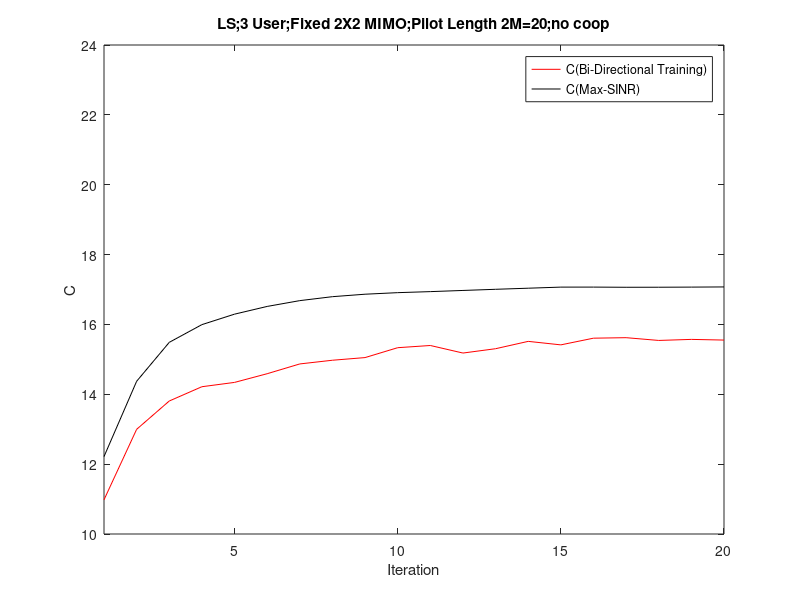

Write MATLAB code to recreate this figure.
%3 user, 2X2 MIMO Channel
%All Channels(without cooperation)
%calculate MSE
%LS Filter
%add realization function
clc
clear


sigma = sqrt(10^(-3));

FilterLength = 10; %FilterLength
Realization=100;


for R=1:Realization
        
        R
        
        H{1,1}=(1/sqrt(2))*[randn(1,1)+1i*randn(1,1) randn(1,1)+1i*randn(1,1);randn(1,1)+1i*randn(1,1) randn(1,1)+1i*randn(1,1)];
        H{1,2}=0.8*(1/sqrt(2))*[randn(1,1)+1i*randn(1,1) randn(1,1)+1i*randn(1,1);randn(1,1)+1i*randn(1,1) randn(1,1)+1i*randn(1,1)];
        H{2,1}=0.8*(1/sqrt(2))*[randn(1,1)+1i*randn(1,1) randn(1,1)+1i*randn(1,1);randn(1,1)+1i*randn(1,1) randn(1,1)+1i*randn(1,1)];
        H{2,2}=(1/sqrt(2))*[randn(1,1)+1i*randn(1,1) randn(1,1)+1i*randn(1,1);randn(1,1)+1i*randn(1,1) randn(1,1)+1i*randn(1,1)];
        H{3,3}=(1/sqrt(2))*[randn(1,1)+1i*randn(1,1) randn(1,1)+1i*randn(1,1);randn(1,1)+1i*randn(1,1) randn(1,1)+1i*randn(1,1)];
        H{1,3}=0.8*(1/sqrt(2))*[randn(1,1)+1i*randn(1,1) randn(1,1)+1i*randn(1,1);randn(1,1)+1i*randn(1,1) randn(1,1)+1i*randn(1,1)];
        H{2,3}=0.8*(1/sqrt(2))*[randn(1,1)+1i*randn(1,1) randn(1,1)+1i*randn(1,1);randn(1,1)+1i*randn(1,1) randn(1,1)+1i*randn(1,1)];
        H{3,1}=0.8*(1/sqrt(2))*[randn(1,1)+1i*randn(1,1) randn(1,1)+1i*randn(1,1);randn(1,1)+1i*randn(1,1) randn(1,1)+1i*randn(1,1)];
        H{3,2}=0.8*(1/sqrt(2))*[randn(1,1)+1i*randn(1,1) randn(1,1)+1i*randn(1,1);randn(1,1)+1i*randn(1,1) randn(1,1)+1i*randn(1,1)];

        Z{1,1}=H{1,1}';
        Z{1,2}=H{2,1}';
        Z{2,1}=H{1,2}';
        Z{2,2}=H{2,2}';
        Z{3,3}=H{3,3}';
        Z{3,1}=H{1,3}';
        Z{3,2}=H{2,3}';
        Z{1,3}=H{3,1}';
        Z{2,3}=H{3,2}';

        for k = 1:3
            gp(:,k)=[randn(1,1)+1i*randn(1,1);randn(1,1)+1i*randn(1,1)];
            gp_w(:,k)=[randn(1,1)+1i*randn(1,1);randn(1,1)+1i*randn(1,1)];
            gc(:,k)=[randn(1,1)+1i*randn(1,1);randn(1,1)+1i*randn(1,1)];
            gc_w(:,k)=[randn(1,1)+1i*randn(1,1);randn(1,1)+1i*randn(1,1)];
            gc(:,k)=gc(:,k)/norm(gc(:,k));
            gc_w(:,k)=gc_w(:,k)/norm(gc_w(:,k));
            gp(:,k)=gp(:,k)/norm(gp(:,k));
            gp_w(:,k)=gp_w(:,k)/norm(gp_w(:,k));
        end


        for iteration = 1:20
    
           
            %Backward Training
            for iter1 = 1:FilterLength

                    for k =1:3
                        if rand-0.5 >= 0
                                    xp_b(k,iter1) = 1;
                                else
                                    xp_b(k,iter1) = -1;
                        end
                    end
                    
                    if rand-0.5 >= 0
                                xc_b(iter1) = 1;
                            else
                                xc_b(iter1) = -1;
                    end
                    
                       
                    for k = 1:3

                                neq_p(:,iter1,k) = [0;0];
                                for j = 1:3
                                    if j~=k; 
                                        neq_p(:,iter1,k) = neq_p(:,iter1,k) + Z{k,j}*gp(:,j)*xp_b(j,iter1);
                                    end
                                end

                                neq_p_w(:,:,k) = [0 0;0 0];
                                for j = 1:3
                                    if j~=k;
                                        neq_p_w(:,:,k) = neq_p_w(:,:,k) + Z{k,j}*gp_w(:,j)*gp_w(:,j)'*Z{k,j}';
                                    end
                                end
                                
                                neq(:,iter1,k) = [0;0];
                                for j = 1:3
                                    if j~=k; 
                                        neq(:,iter1,k) = neq(:,iter1,k) + Z{k,j}*gc(:,j)*xc_b(iter1);
                                    end
                                end

                                neq_w(:,iter1,k) = [0;0];
                                for j = 1:3
                                    if j~=k;
                                        neq_w(:,iter1,k) = neq_w(:,iter1,k) + Z{k,j}*gc_w(:,j);
                                    end
                                end

                                all_w(:,iter1,k) = [0;0];
                                for j = 1:3
                                        all_w(:,iter1,k) = all_w(:,iter1,k) + Z{k,j}*gc_w(:,j);
                                end

                           
                    end
                    
                    for k = 1:3 
                                yb(:,iter1,k) = Z{k,k}*(gp(:,k)*xp_b(k,iter1))...
                                                +neq_p(:,iter1,k)...
                                                +sigma*(1/sqrt(2))*[(randn(1,1)+1i*randn(1,1));(randn(1,1)+1i*randn(1,1))]...
                                                +Z{k,k}*(gc(:,k)*xc_b(iter1))...
                                                +neq(:,iter1,k);
                    end
                           
                    
                    
            end
            
                    for k = 1:3
                            vp_w(:,k) = inv(  Z{k,k}*gp_w(:,k)*gp_w(:,k)'*Z{k,k}'... 
                                            + neq_p_w(:,:,k)...  
                                            + eye(2)*sigma^2 ...
                                            + Z{k,k}*gc_w(:,k)*gc_w(:,k)'*Z{k,k}'...
                                            + neq_w(:,iter1,k)*(neq_w(:,iter1,k))'...
                                            + Z{k,k}*gc_w(:,k)*(neq_w(:,iter1,k))'...
                                            + (Z{k,k}*gc_w(:,k)*(neq_w(:,iter1,k))')'...
                                            ) * (Z{k,k}*gp_w(:,k)); 
                                        
                            vc_w(:,k) = inv(  Z{k,k}*gc_w(:,k)*gc_w(:,k)'*Z{k,k}'  + neq_w(:,iter1,k)*(neq_w(:,iter1,k))'...  
                                        + Z{k,k}*gc_w(:,k)*(neq_w(:,iter1,k))'+ (Z{k,k}*gc_w(:,k)*(neq_w(:,iter1,k))')'...
                                        + eye(2)*sigma^2 ...
                                        + Z{k,k}*gp_w(:,k)*gp_w(:,k)'*Z{k,k}'...
                                        + neq_p_w(:,:,k)...
                                        ) * all_w(:,iter1,k); 
                    end
            
                    for k = 1:3
                    vp(:,k)  = inv(yb(:,:,k)*yb(:,:,k)')*yb(:,:,k)*xp_b(k,:)';
                    vc(:,k)  = inv(yb(:,:,k)*yb(:,:,k)')*yb(:,:,k)*xc_b';
                    end
            
                    for k = 1:3
                    vp(:,k)=vp(:,k)/norm(vp(:,k));
                    vp_w(:,k)=vp_w(:,k)/norm(vp_w(:,k));
                    vc(:,k)=vc(:,k)/norm(vc(:,k));
                    vc_w(:,k)=vc_w(:,k)/norm(vc_w(:,k));
                    end
       

            %Forward Training  
            for iter2 = 1:FilterLength

                    for k = 1:3
                        if rand-0.5 >= 0
                                    xp_f(k,iter2) = 1;
                                else
                                    xp_f(k,iter2) = -1;
                        end
                    end
                    
                    if rand-0.5 >= 0
                                xc_f(iter2) = 1;
                            else
                                xc_f(iter2) = -1;
                    end

                    for k = 1:3

                                neq_p(:,iter2,k) = [0;0];
                                for j = 1:3
                                    if j~=k; 
                                        neq_p(:,iter2,k) = neq_p(:,iter2,k) + H{k,j}*vp(:,j)*xp_f(j,iter2);
                                    end
                                end

                                neq_p_w(:,:,k) = [0 0;0 0];
                                for j = 1:3
                                    if j~=k;
                                        neq_p_w(:,:,k) = neq_p_w(:,:,k) + H{k,j}*vp_w(:,j)*vp_w(:,j)'*H{k,j}';
                                    end
                                end
                                
                                neq(:,iter2,k) = [0;0];
                                for j = 1:3
                                    if j~=k; 
                                        neq(:,iter2,k) = neq(:,iter2,k) + H{k,j}*vc(:,j)*xc_f(iter2);
                                    end
                                end

                                neq_w(:,iter2,k) = [0;0];
                                for j = 1:3
                                    if j~=k;
                                        neq_w(:,iter2,k) = neq_w(:,iter2,k) + H{k,j}*vc_w(:,j);
                                    end
                                end

                                all_w(:,iter2,k) = [0;0];
                                for j = 1:3
                                        all_w(:,iter2,k) = all_w(:,iter2,k) + H{k,j}*vc_w(:,j);
                                end

                    end
                    
                    for k = 1:3  
                    yf(:,iter2,k) = H{k,k}*(vp(:,k)*xp_f(k,iter2))...
                                    +neq_p(:,iter2,k)...
                                    +sigma*(1/sqrt(2))*[(randn(1,1)+1i*randn(1,1));(randn(1,1)+1i*randn(1,1))]...
                                    +H{k,k}*(vc(:,k)*xc_f(iter2))...
                                    +neq(:,iter2,k);
                    end
                   
            end 
    
                for k = 1:3
                gp_w(:,k) = inv(  H{k,k}*vp_w(:,k)*vp_w(:,k)'*H{k,k}'...
                                + neq_p_w(:,:,k)...  
                                + eye(2)*sigma^2 ...
                                + H{k,k}*vc_w(:,k)*vc_w(:,k)'*H{k,k}'...
                                + neq_w(:,iter2,k)*(neq_w(:,iter2,k))'...
                                + neq_w(:,iter2,k)*vc_w(:,k)'*H{k,k}'...
                                + H{k,k}*vc_w(:,k)*(neq_w(:,iter2,k))'...
                                ) * (H{k,k}*vp_w(:,k));
                            
                gc_w(:,k) = inv(  H{k,k}*vc_w(:,k)*vc_w(:,k)'*H{k,k}'  + neq_w(:,iter2,k)*(neq_w(:,iter2,k))'...  
                            + neq_w(:,iter2,k)*vc_w(:,k)'*H{k,k}'  + H{k,k}*vc_w(:,k)*(neq_w(:,iter2,k))'...
                            + eye(2)*sigma^2 ...
                            + H{k,k}*vp_w(:,k)*vp_w(:,k)'*H{k,k}'...
                            + neq_p_w(:,:,k)...
                            ) * all_w(:,iter2,k);  
                        
          
                
                            
                end

                for k = 1:3
                gp(:,k)  = inv(yf(:,:,k)*yf(:,:,k)')*yf(:,:,k)*xp_f(k,:)';
                gc(:,k)  = inv(yf(:,:,k)*yf(:,:,k)')*yf(:,:,k)*xc_f';
               
                
                end
                
                for k = 1:3
                gp(:,k)=gp(:,k)/norm(gp(:,k));
                gp_w(:,k)=gp_w(:,k)/norm(gp_w(:,k));
                gc(:,k)=gc(:,k)/norm(gc(:,k));
                gc_w(:,k)=gc_w(:,k)/norm(gc_w(:,k));
                end      
            
    
            %for SINR
            for k = 1:3
                
                %%%%%%%%%%%
                neq_SINR_p(iteration,k) = 0;
                for j = 1:3
                    if j~=k; 
                neq_SINR_p(iteration,k) = neq_SINR_p(iteration,k) + norm(gp(:,k)'*H{k,j}*vp(:,j))^2;
                    end
                end
                %%%%%%%%%%%
                neq_SINR_p_w(iteration,k) = 0;
                for j = 1:3
                    if j~=k; 
                neq_SINR_p_w(iteration,k) = neq_SINR_p_w(iteration,k) + norm(gp_w(:,k)'*H{k,j}*vp_w(:,j))^2;
                    end
                end
                
                all_SINR(:,iteration,k) = [0;0];
                for j = 1:3
                all_SINR(:,iteration,k) = all_SINR(:,iteration,k) + H{k,j}*vc(:,j);
                end

                all_SINR_w(:,iteration,k) = [0;0];
                for j = 1:3
                all_SINR_w(:,iteration,k) = all_SINR_w(:,iteration,k) + H{k,j}*vc_w(:,j);
                end
                
                %%%%%%%%%%
                all_SINR_cp(iteration,k) = 0;
                for j = 1:3
                all_SINR_cp(iteration,k) = all_SINR_cp(iteration,k) + norm(gc(:,k)'*H{k,j}*vp(:,j))^2;
                end
                %%%%%%%%%%
                all_SINR_w_cp(iteration,k) = 0;
                for j = 1:3
                all_SINR_w_cp(iteration,k) = all_SINR_w_cp(iteration,k) + norm(gc_w(:,k)'*H{k,j}*vp_w(:,j))^2;
                end
                
                all_SINR_pc(iteration,k) = 0;
                for j = 1:3
                all_SINR_pc(iteration,k) = all_SINR_pc(iteration,k) + gp(:,k)'*H{k,j}*vc(:,j);
                end
                
                all_SINR_w_pc(iteration,k) = 0;
                for j = 1:3
                all_SINR_w_pc(iteration,k) = all_SINR_w_pc(iteration,k) + gp_w(:,k)'*H{k,j}*vc_w(:,j);
                end
        
            end
    
            for k = 1:3
            SINR_p_without_stat(iteration,k,R)= ...
                      (    norm(  gp(:,k)'*H{k,k}*vp(:,k) )^2/(  neq_SINR_p(iteration,k)+ norm( gp(:,k)'*eye(2)*sigma^2*gp(:,k) )  + norm(all_SINR_pc(iteration,k))^2    ));
            SINR_p_know_stat(iteration,k,R)= ...
                      (    norm(  gp_w(:,k)'*H{k,k}*vp_w(:,k) )^2/(  neq_SINR_p_w(iteration,k) + norm( gp_w(:,k)'*eye(2)*sigma^2*gp_w(:,k) ) + norm(all_SINR_w_pc(iteration,k))^2  ));    
            SINR_c_without_stat(iteration,k,R)= ...
                      (    norm(gc(:,k)'*all_SINR(:,iteration,k)   )^2/(  norm( gc(:,k)'*eye(2)*sigma^2*gc(:,k) )  + all_SINR_cp(iteration,k)     ));
            SINR_c_know_stat(iteration,k,R)= ...
                      (    norm( gc_w(:,k)'*all_SINR_w(:,iteration,k)  )^2/(  norm( gc_w(:,k)'*eye(2)*sigma^2*gc_w(:,k) ) + all_SINR_w_cp(iteration,k)    )); 
            end
            
            
            C_c_without_stat(R,iteration)=0;
            C_c_know_stat(R,iteration)=0;
            C_p_without_stat(R,iteration)=0;
            C_p_know_stat(R,iteration)=0;
            for k = 1:3
            C_c_without_stat(R,iteration)=C_c_without_stat(R,iteration)+log2(1+SINR_c_without_stat(iteration,k,R));
            C_c_know_stat(R,iteration)=C_c_know_stat(R,iteration)+log2(1+SINR_c_know_stat(iteration,k,R));
            C_p_without_stat(R,iteration)=C_p_without_stat(R,iteration)+log2(1+SINR_p_without_stat(iteration,k,R));
            C_p_know_stat(R,iteration)=C_p_know_stat(R,iteration)+log2(1+SINR_p_know_stat(iteration,k,R));
            end
 
    end
           
end
   

n=1:iteration;

plot(   n,  mean(C_c_without_stat)+mean(C_p_without_stat),   'r', n,  mean(C_c_know_stat)+mean(C_p_know_stat), 'k' )


legend('C(Bi-Directional Training)','C(Max-SINR)')
xlabel('Iteration')
ylabel('C')
title('LS;3 User;Fixed 2X2 MIMO;Pilot Length 2M=20;no coop')
axis([1 iteration 10 24])
